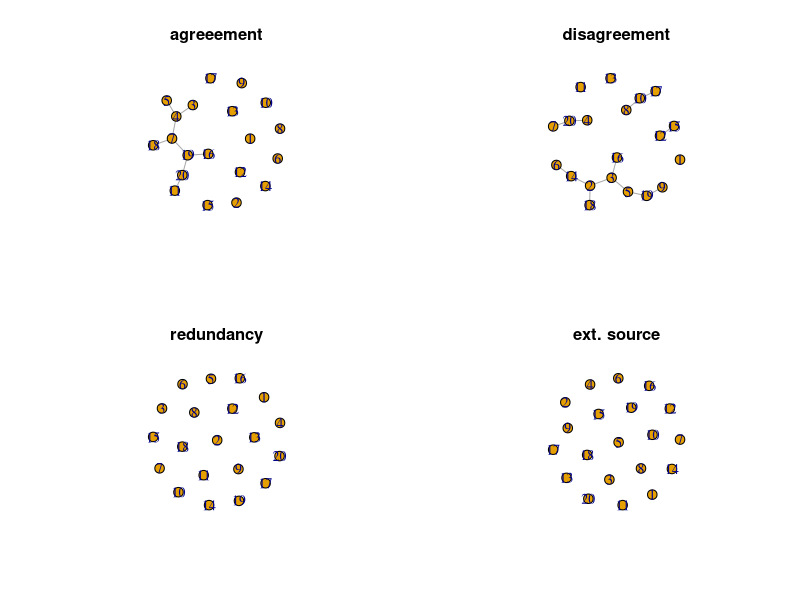
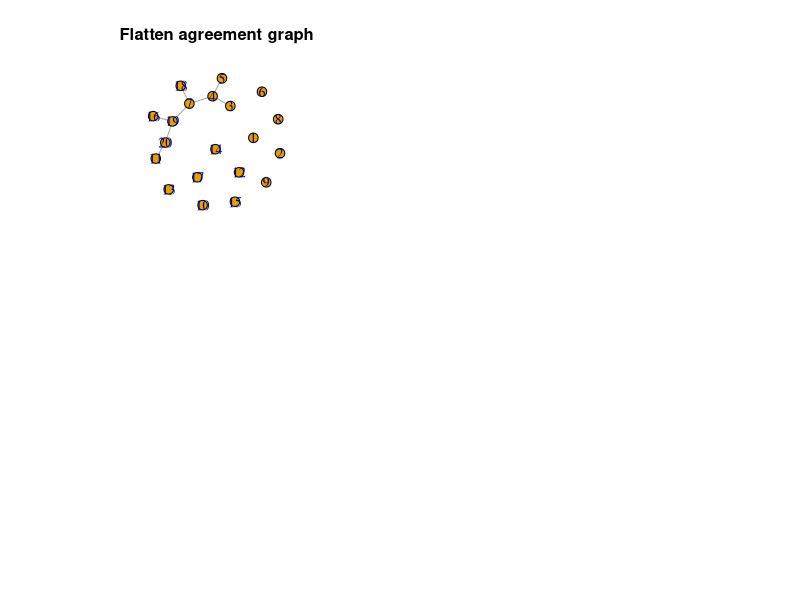

Here is the R script that generated these plots, in order:
## ---- chunk 1

library(DiagrammeR)
grViz("
digraph {

  # graph attributes
  graph [overlap = true]

  # node attributes
  node [shape = box,
        fontname = Helvetica,
        color = black]

  # edge attributes
  edge [color = gray]

  # node statements
  A [label = 'data\n(unstructured)']; 
  B [label = 'environmental']; 
  C [label = 'semantic\n(content)']; 
  D [label = 'instructional'];
  E [label = 'factual'];
  F [label = 'untrue'];
  G [label = 'true\n(information)', style = filled, fillcolor = 'orange']
  H [label = 'knowledge']
  I [label = 'unintentional\n(misinformation)']
  J [label = 'intentional\n(disinformation)']

  # edge statements
  A->B; A->C; C->D; C->E;
  E->F; E->G; G->H;
  F->I; F->J;
  
}
")

## ---- chunk 2
library(DiagrammeR)
grViz("
digraph {

  # graph attributes
  graph [overlap = true]

  # node attributes
  node [shape = box,
        fontname = Helvetica,
        color = black]

  # edge attributes
  edge [color = gray]

  # node statements
  A [label = 'data\n(unstructured)']; 
  B [label = 'environmental']; 
  C [label = 'semantic\n(content)\n(information)', style = filled, fillcolor = 'orange']; 
  D [label = 'instructional'];
  E [label = 'factual'];
  F [label = 'untrue'];
  G [label = 'true']
  H [label = 'knowledge']
  I [label = 'unintentional\n(misinformation)']
  J [label = 'intentional\n(disinformation)']

  # edge statements
  A->B; A->C; C->D; C->E;
  E->F; E->G; G->H;
  F->I; F->J;
  
}
")
## ---- chunk 3
library(igraph)

createLayers <- function(graph_size = 100,
                          prob_agreement = c(.01, .98, .01),
                          prob_equivalence = 0.05,
                          prob_share_source = 0.15) {
  
  x1 <- 
    sample(x = c(-1,0,1), size = graph_size^2, replace = TRUE, prob = prob_agreement)
  
  adj_ <- 
    matrix(x1, nrow = graph_size, ncol = graph_size)
  
  adj1 <- adj_
  adj1[adj1 == -1] <- 0
  
  adj2 <- adj_
  adj2[adj2 == 1] <- 0
  adj2[adj2 == -1] <- 1
  
  adj3 <- adj1 
  is_equivalent <- rbinom(n = sum(adj1 == 1), size = 1, prob = prob_equivalence)
  adj3[adj3 == 1] <- is_equivalent
  
  adj4 <- adj1 
  share_source <- rbinom(n = sum(adj4 == 1), size = 1, prob = prob_share_source)
  adj4[adj4 == 1] <- share_source
  
  adj_flat <- adj1 + adj3 + adj4
  
  g1 <- 
    graph_from_adjacency_matrix(adj1, mode = 'upper', diag = FALSE)
  g2 <- 
    graph_from_adjacency_matrix(adj2, mode = 'upper', diag = FALSE)
  g3 <- 
    graph_from_adjacency_matrix(adj3, mode = 'upper', diag = FALSE)
  g4 <- 
    graph_from_adjacency_matrix(adj4, mode = 'upper', diag = FALSE)
  g5 <- 
    graph_from_adjacency_matrix(adj_flat, mode = 'upper', diag = FALSE, 
                                weighted = TRUE)
  
  return(list(g1, g2, g3, g4, g5))
  
}

sampleGraphs <- function(graphs, keep_v = rbinom(n = 100, size = 1, prob = .5)) {
  return(list(delete_vertices(graphs[[1]], which(keep_v==0)),
              delete_vertices(graphs[[2]], which(keep_v==0)),
              delete_vertices(graphs[[3]], which(keep_v==0)),
              delete_vertices(graphs[[4]], which(keep_v==0)),
              delete_vertices(graphs[[5]], which(keep_v==0))))
}
  
calculateDisorder <- function(graphs) {
  return((graph.density(graphs[[1]]) - 
           graph.density(graphs[[2]])) +
           graph.density(graphs[[3]]) +
           graph.density(graphs[[4]]))
}  

calculatePluralism <- function(graph) {
 comms <- fastgreedy.community(graph)
 return(length(comms) / vcount(graph))
}

## ---- chunk 4

graphs <- createLayers(graph_size = 20, prob_agreement = c(.05, .9, .05))
par(mfrow=c(2,2))

plot(graphs[[1]], main='agreeement')
plot(graphs[[2]], main='disagreement')
plot(graphs[[3]], main='redundancy')
plot(graphs[[4]], main='ext. source')

## ---- chunk 5
plot(graphs[[5]], main = "Flatten agreement graph")
